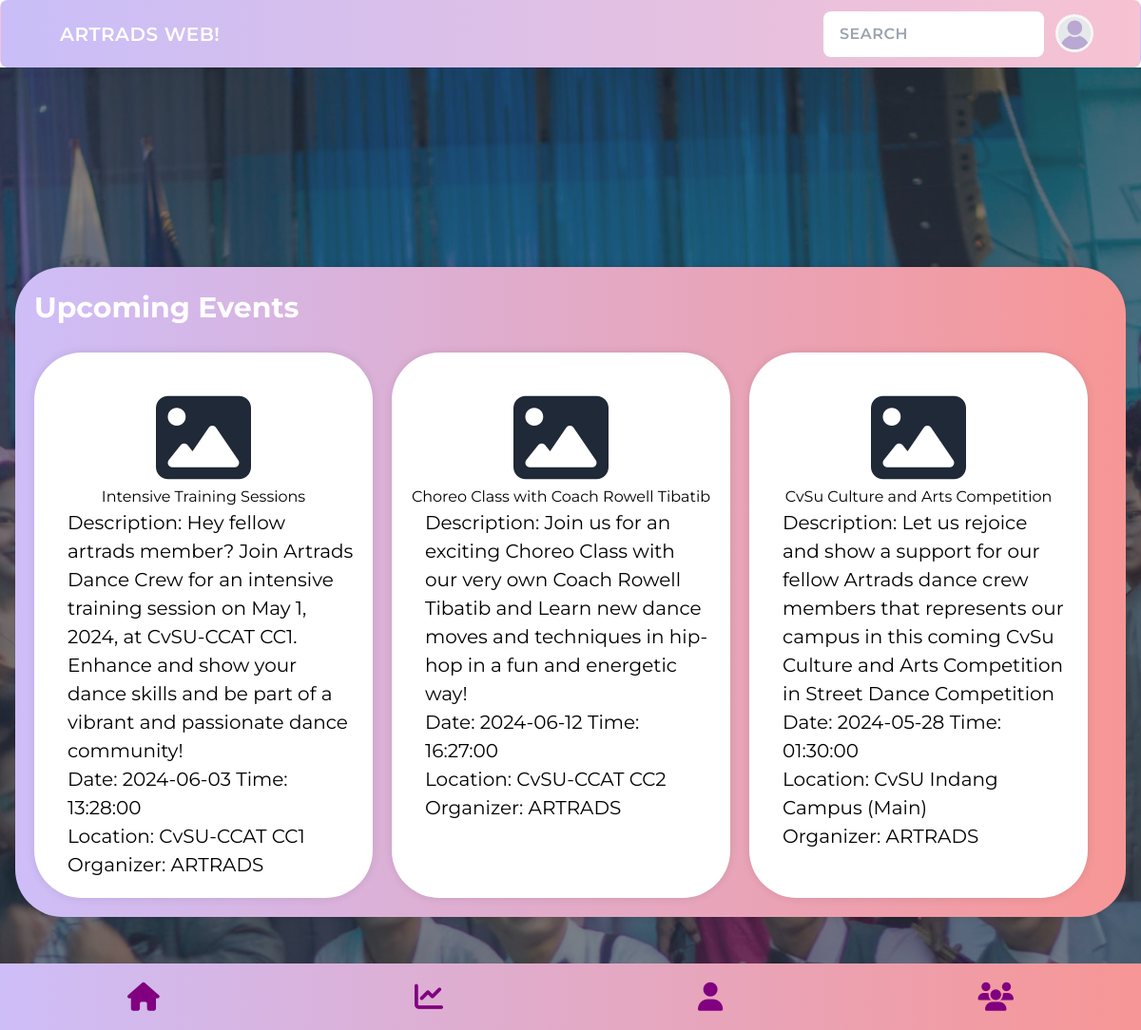
The app's page /scpphp/event2.php with its own data.
### tables this page shows
CREATE TABLE `event_tbl` (
  `id` int(10) NOT NULL,
  `edesc` varchar(255) NOT NULL,
  `ename` varchar(100) NOT NULL,
  `edate` date NOT NULL,
  `etime` time NOT NULL DEFAULT current_timestamp(),
  `elocation` varchar(100) NOT NULL,
  `eorg` varchar(100) NOT NULL
);

### scpphp/event2.php (the view, shortened to what this page needs)
<?php
    include("server.php");
?>
<!DOCTYPE html>
<html lang="en">
<head>
    <link href="https://cdn.jsdelivr.net/npm/daisyui@4.10.2/dist/full.min.css" rel="stylesheet" type="text/css" />
    <script src="https://cdn.tailwindcss.com"></script>
    <link rel="stylesheet" href="https://cdnjs.cloudflare.com/ajax/libs/font-awesome/6.5.1/css/all.min.css" />
</head>
<body>
<div class="navbar bg-base-100">
  <div class="flex-1">
    <a class="btn btn-ghost text-xl" href="home.php">Artrads Web!</a>
  </div>
  <div class="flex-none gap-2">
    <div class="form-control">
      <input type="text" placeholder="Search" class="input input-bordered w-24 md:w-auto" />
    </div>
    <div class="dropdown dropdown-end">
      <div tabindex="0" role="button" class="btn btn-ghost btn-circle avatar" onclick="toggleProfileMenu()">
        <div class="w-10 rounded-full">
          <img alt="Tailwind CSS Navbar component" src="avatar.png"  style="height:-10px;width:auto;" />
        </div>
      </div>
      </div>
    </div>
  </div>
<div class="hero min-h-screen" style="background-image: url(artrads.jpg);">
  <div class="hero-content flex-col lg:flex-row-reverse">
<div class="content">
<div class="container-row" style="background: linear-gradient(to left, rgb(247, 150, 150), #cebef8);margin-top: 20px;" >
<div style="justify-content:center;display:flex;flex-direction:column;position:absolute;">
   <b><h1 style="font-size:30px;">Upcoming Events</h1></b>
  </div>
  <?php
  $sqlevent = "SELECT * FROM event_tbl";
  $queryevent = mysqli_query($conn, $sqlevent);
  while($resultevent = mysqli_fetch_assoc($queryevent)){
    $res_eventid = $resultevent['id'];
    $res_description = $resultevent['edesc'];
    $res_ename = $resultevent['ename'];
    $res_edate = $resultevent['edate'];
    $res_etime = $resultevent['etime'];
    $res_location = $resultevent['elocation'];
    $res_organizer = $resultevent['eorg'];
      echo '<div class="container" style="margin-top: 50px; text-align: center;margin-right: 20px;margin-top:70px;flex-basis:500px;cursor:pointer;" onclick="redirectToEvent(' . $res_eventid . ')">';
      echo  '<i class="fa-solid fa-image" style="font-size: 100px; display: block; margin: 0 auto; margin-top: 20px;"></i>';
      echo    '<h2 style="color:#000;">' . $res_ename . '</h2>';
      echo    '<p style="text-align: left;color:#000;padding-left: 15px;">Description: ' . $res_description . '<br>';
      echo    'Date: ' . $res_edate . ' Time: ' . $res_etime . '<br>';
      echo    'Location: ' . $res_location . '<br>';
      echo    'Organizer: ' . $res_organizer . '<br>';
      echo '</p>';
      echo '</div>';
    }
  ?>
</div>
</div>
<div class="bottom-navbar">
        <a href="home.php" class="footer-button"><i class="fas fa-home"></i></a>
        <a href="eventtry.php" class="footer-button"><i class="fas fa-chart-line"></i></a>
        <a href="user.php" class="footer-button"><i class="fas fa-user"></i></a>
        <a href="members.php" class="footer-button"><i class="fas fa-users"></i></a>
</div>
</body>
</html>

### records on screen
event_tbl: ename "Intensive Training Sessions", edesc "Hey fellow artrads member? Join Artrads Dance Crew for an intensive training session on May 1, 2024, at CvSU-CCAT CC1. Enhance and show your dance skills and be part of a vibrant and passionate dance community!", edate "2024-06-03", etime "13:28:00", elocation "CvSU-CCAT CC1", eorg "ARTRADS"
event_tbl: ename "Choreo Class with Coach Rowell Tibatib", edesc "Join us for an exciting Choreo Class with our very own Coach Rowell Tibatib and Learn new dance moves and techniques in hip-hop in a fun and energetic way!", edate "2024-06-12", etime "16:27:00", elocation "CvSU-CCAT CC2", eorg "ARTRADS"
event_tbl: ename "CvSu Culture and Arts Competition", edesc "Let us rejoice and show a support for our fellow Artrads dance crew members that represents our campus in this coming CvSu Culture and Arts Competition in Street Dance Competition", edate "2024-05-28", etime "01:30:00", elocation "CvSU Indang Campus (Main)", eorg "ARTRADS"
